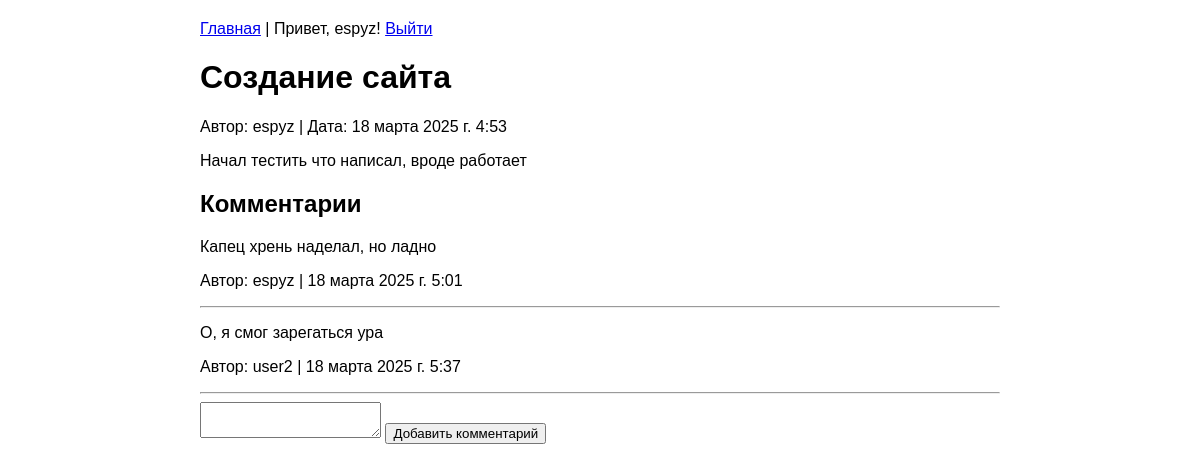
The app's page /post/1/ (signed in) with its own data.
### blog/models.py (models this page shows, shortened)
class Post(models.Model):
    title = models.CharField(max_length=200)
    content = models.TextField()
    created_at = models.DateTimeField(auto_now_add=True)
    updated_at = models.DateTimeField(auto_now=True)
    author = models.ForeignKey(User, on_delete=models.CASCADE)

class Comment(models.Model):
    post = models.ForeignKey(Post, on_delete=models.CASCADE, related_name='comments')
    author = models.ForeignKey(User, on_delete=models.CASCADE)
    content = models.TextField()
    created_at = models.DateTimeField(auto_now_add=True)

### blog/views.py (the view, shortened to what this page needs)
# urls.py: path('post/<int:pk>/', views.post_detail, name='post_detail'),
@login_required
def post_detail(request, pk):
    post = get_object_or_404(Post, pk=pk)
    comments = post.comments.all()
    return render(request, 'blog/post_detail.html', {
        'post': post,
        'comments': comments
    })

### templates/blog/post_detail.html (shortened to what this page needs)
{% extends 'base.html' %}
{% block content %}
    <h1>{{ post.title }}</h1>
    <p>Автор: {{ post.author }} | Дата: {{ post.created_at }}</p>
    <p>{{ post.content }}</p>
    <h2>Комментарии</h2>
    {% for comment in comments %}
        <div>
            <p>{{ comment.content }}</p>
            <p>Автор: {{ comment.author }} | {{ comment.created_at }}</p>
        </div>
        <hr>
    {% empty %}
        <p>Комментариев пока нет</p>
    {% endfor %}
    <form method="post">
        <textarea name="content" required></textarea>
        <button type="submit">Добавить комментарий</button>
    </form>
{% endblock %}

### templates/base.html (shortened to what this page needs)
<!DOCTYPE html>
<html lang="ru">
<head>
</head>
<body>
    <div class="container">
        <div class="nav">
            <a href="{% url 'post_list' %}">Главная</a>
            {% if user.is_authenticated %}
                | Привет, {{ user.username }}!
                <a href="{% url 'logout' %}">Выйти</a>
            {% else %}
                | <a href="{% url 'login' %}">Войти</a>
                | <a href="{% url 'register' %}">Регистрация</a>
            {% endif %}
        </div>
        {% block content %}{% endblock %}
    </div>
</body>
</html>

### templates/base.html (style rules this page uses)
body { font-family: Arial, sans-serif; margin: 0; padding: 20px; }
.container { max-width: 800px; margin: 0 auto; }
.nav { margin-bottom: 20px; }

### records on screen
Post: title "Создание сайта", author "espyz", created_at "18 марта 2025 г. 4:53", content "Начал тестить что написал, вроде работает"
Comment: content "Капец хрень наделал, но ладно", author "espyz", created_at "18 марта 2025 г. 5:01"
Comment: content "О, я смог зарегаться ура", author "user2", created_at "18 марта 2025 г. 5:37"

### other values on screen
{{ user.username }} "espyz"
